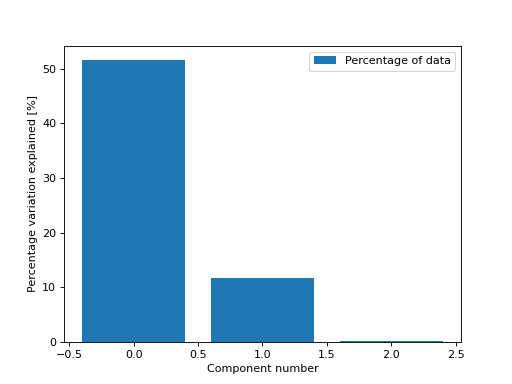

Here is the Python script that generated this plot:
from tlviz.visualisation import percentage_variation_plot
from tlviz.data import simulated_random_cp_tensor
import matplotlib.pyplot as plt
cp_tensor, dataset = simulated_random_cp_tensor(shape=(5,10,15), rank=3, noise_level=0.5, seed=0)
percentage_variation_plot(cp_tensor, dataset, method="data")
# Expected:
## <AxesSubplot: xlabel='Component number', ylabel='Percentage variation explained [%]'>
plt.show()
